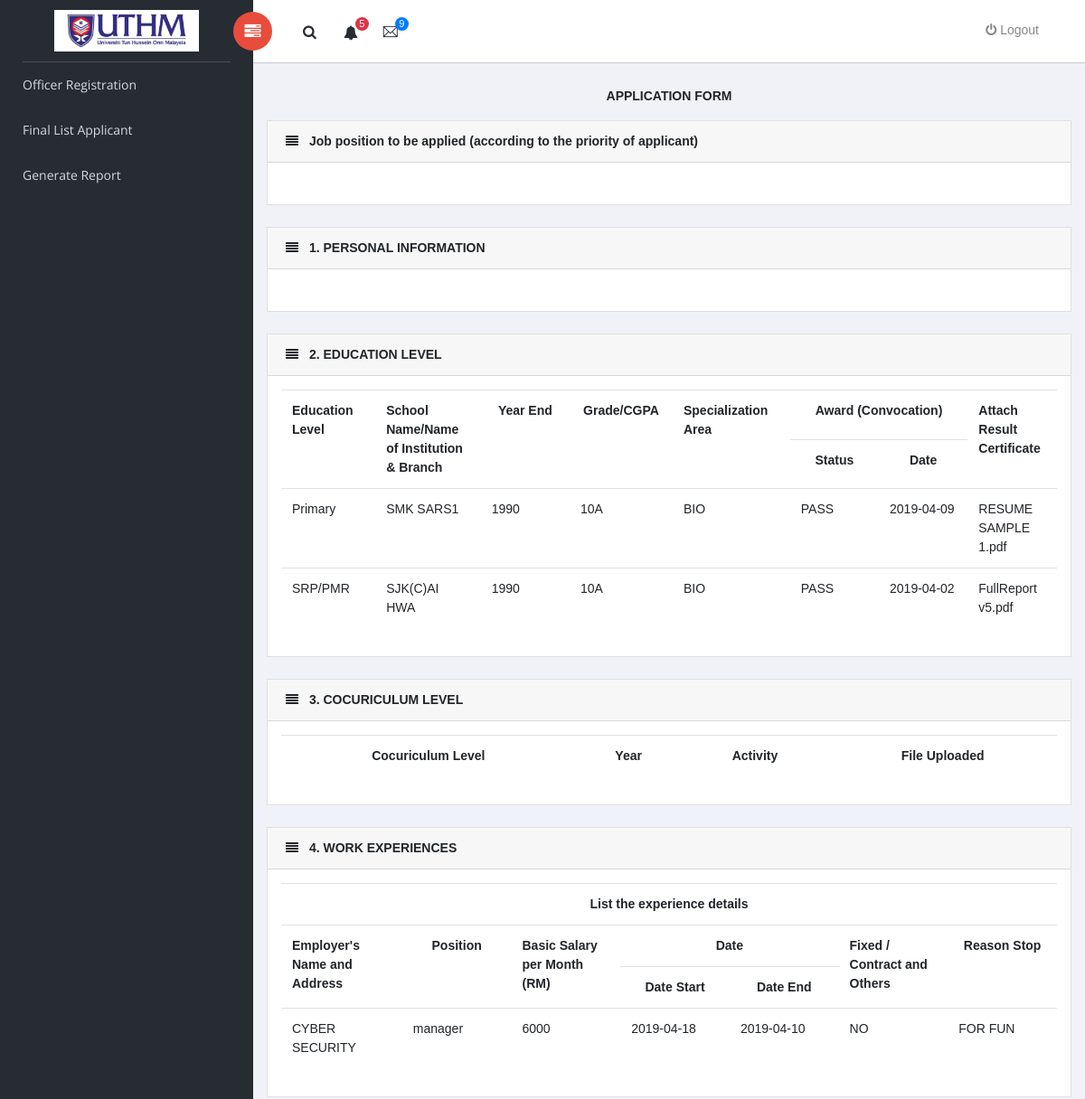
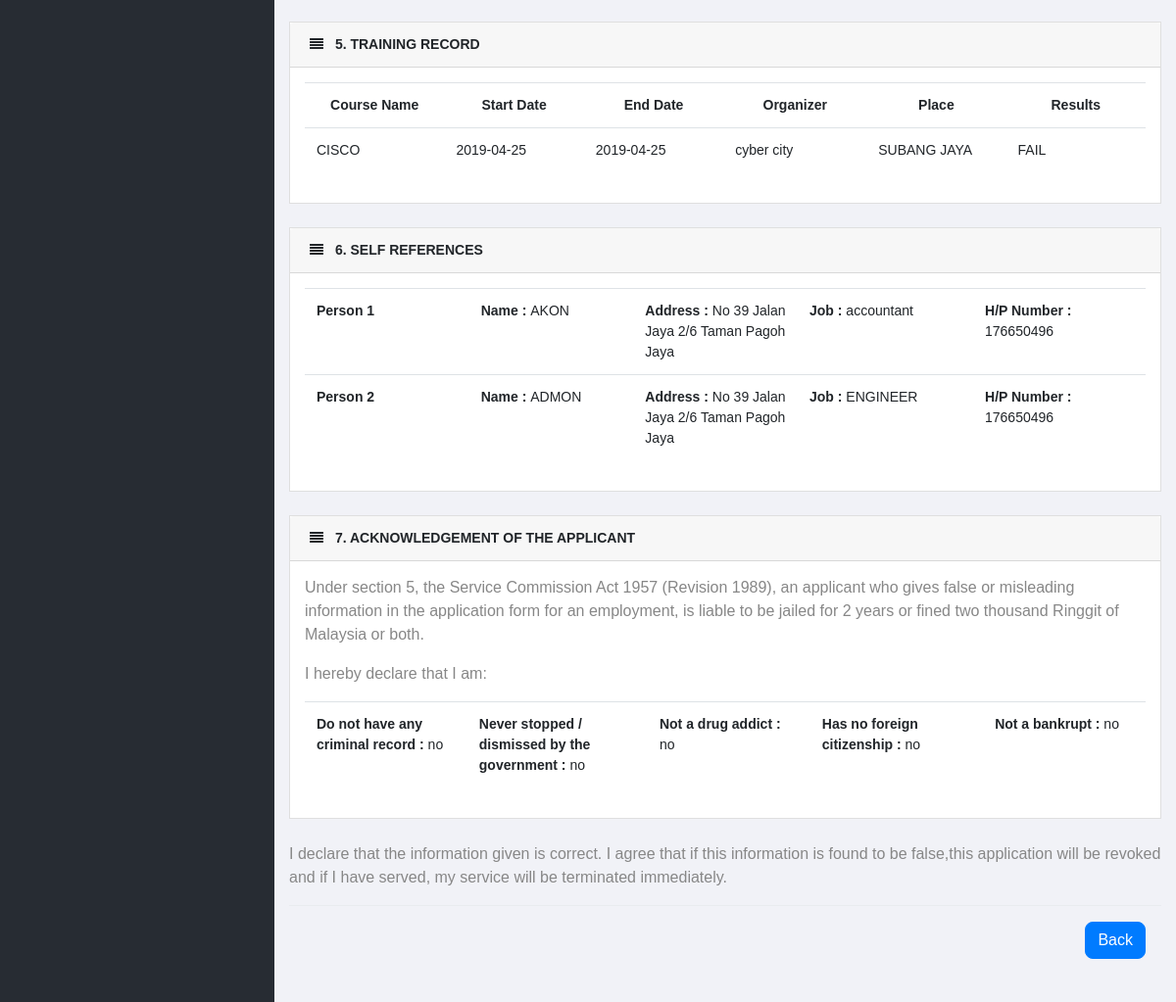
Page /viewlistM.php?user_Ic=961015086090 on the committed database (2 pictures, top to bottom).
### tables this page shows
CREATE TABLE `education` (
  `Education_detail_Id` int(2) NOT NULL,
  `user_Ic` char(13) NOT NULL,
  `Edu_Type` varchar(50) NOT NULL,
  `Edu_School` varchar(100) NOT NULL,
  `Edu_Year` year(4) NOT NULL,
  `Edu_Level` varchar(50) NOT NULL,
  `Edu_Specialize` varchar(50) NOT NULL,
  `Edu_Status` varchar(50) NOT NULL,
  `Edu_Date` date NOT NULL,
  `Edu_Cert` varchar(50) NOT NULL,
  `Edu_checklist` int(2) NOT NULL DEFAULT '0',
  `dateTime` timestamp NOT NULL DEFAULT CURRENT_TIMESTAMP ON UPDATE CURRENT_TIMESTAMP
);

CREATE TABLE `work_experience` (
  `Work_Experience_Id` int(2) NOT NULL,
  `user_Ic` char(13) NOT NULL,
  `Employer_Name_Add` varchar(100) NOT NULL,
  `Applicant_Post` varchar(50) NOT NULL,
  `Applicant_Month_Salary` float NOT NULL,
  `Work_Start_Date` date NOT NULL,
  `Work_End_Date` date NOT NULL,
  `Work_Contract` varchar(5) NOT NULL,
  `Reason_Stop` varchar(100) NOT NULL,
  `Work_experience_checklist` int(2) NOT NULL DEFAULT '0',
  `dateTime` timestamp NOT NULL DEFAULT CURRENT_TIMESTAMP ON UPDATE CURRENT_TIMESTAMP
);

CREATE TABLE `training` (
  `Training_Id` int(2) NOT NULL,
  `user_Ic` char(13) NOT NULL,
  `Training_Name` varchar(50) NOT NULL,
  `Training_date_start` date NOT NULL,
  `Training_date_end` date NOT NULL,
  `Training_Organizer` varchar(50) NOT NULL,
  `Training_Place` varchar(50) NOT NULL,
  `Training_Result` varchar(50) NOT NULL,
  `Training_checklist` int(2) NOT NULL DEFAULT '0',
  `dateTime` timestamp NOT NULL DEFAULT CURRENT_TIMESTAMP ON UPDATE CURRENT_TIMESTAMP
);

CREATE TABLE `self_reference` (
  `self_reference_id` int(2) NOT NULL,
  `user_Ic` char(13) NOT NULL,
  `person1` varchar(50) NOT NULL,
  `person2` varchar(50) NOT NULL,
  `add1` varchar(100) NOT NULL,
  `add2` varchar(100) NOT NULL,
  `job1` varchar(50) NOT NULL,
  `job2` varchar(50) NOT NULL,
  `tel1` int(11) NOT NULL,
  `tel2` int(11) NOT NULL,
  `self_checklist` int(2) NOT NULL DEFAULT '0',
  `dateTime` timestamp NOT NULL DEFAULT CURRENT_TIMESTAMP ON UPDATE CURRENT_TIMESTAMP
);

CREATE TABLE `acknowledgement` (
  `acknowledgement_id` int(2) NOT NULL,
  `user_Ic` varchar(13) NOT NULL,
  `acknowledgement_1` varchar(5) NOT NULL,
  `acknowledgement_2` varchar(5) NOT NULL,
  `acknowledgement_3` varchar(5) NOT NULL,
  `acknowledgement_4` varchar(5) NOT NULL,
  `acknowledgement_5` varchar(5) NOT NULL,
  `Ack_checklist` int(2) NOT NULL DEFAULT '0',
  `dateTime` timestamp NOT NULL DEFAULT CURRENT_TIMESTAMP ON UPDATE CURRENT_TIMESTAMP
);

### viewlistM.php (the view, shortened to what the rows shown need)
	<?php
$db = db_connect();
$id1 =$_REQUEST['user_Ic'];
?>
<!doctype html>
<html class="no-js" lang="en">
<head>
    <link rel="stylesheet" href="vendors/bootstrap/dist/css/bootstrap.min.css">
    <link rel="stylesheet" href="vendors/font-awesome/css/font-awesome.min.css">
    <link rel="stylesheet" href="vendors/themify-icons/css/themify-icons.css">
    <link rel="stylesheet" href="vendors/flag-icon-css/css/flag-icon.min.css">
    <link rel="stylesheet" href="vendors/selectFX/css/cs-skin-elastic.css">
    <link rel="stylesheet" href="vendors/jqvmap/dist/jqvmap.min.css">
    <link rel="stylesheet" href="assets/css/style.css">
</head>
<body>
    <div id="right-panel" class="right-panel">
<form class="form-inline" method="post" enctype="multipart/form-data" >
        <div class="content mt-3">
            <div class="animated fadeIn">
                <div class="row">
                    <div class="col-lg-12">
							<div class="card">
							<?php
							 $qlist = 'SELECT * FROM education WHERE user_Ic= "'.$id1.'"';
								  $reslist = $db->query($qlist);
							?>
                    <div class="card-body">
								<table class="table">
									<tbody>
									<tr >
									<th rowspan="2" scope="col" ><label for="education1">Education Level</label></th>
									<th rowspan="2" scope="col" ><label for="school">School Name/Name of Institution & Branch</label></th>
									<th rowspan="2" scope="col" ><label for="year">Year End</label></th>
									<th rowspan="2" scope="col" ><label for="level">Grade/CGPA</label></th>
                                    <th rowspan="2" scope="col" ><label for="specialize">Specialization Area</label></th>
									<th colspan="2" scope="col"><label for="award">Award (Convocation)</label></th>
									<th rowspan="2" scope="col" ><label for="cert">Attach Result Certificate</label></th>
									</tr>
									<tr>
									<th scope="col"><label for="uni_status">Status</label></th>
                                    <th scope="col"><label for="uni_date">Date</label></th>
									</tr>
								  <?php
								while($rowlist = $reslist->fetch_assoc()) {
									echo "<tr>";
									echo "<td style='width:10%'>".$rowlist['Edu_Type']."</td>";
									echo "<td style='width:10%'>".$rowlist['Edu_School']."</td>";
									echo "<td style='width:10%'>".$rowlist['Edu_Year']."</td>";
									echo "<td style='width:5%'>".$rowlist['Edu_Level']."</td>";
									echo "<td style='width:10%'>".$rowlist['Edu_Specialize']."</td>";
									echo "<td style='width:10%'>".$rowlist['Edu_Status']."</td>";
									echo "<td style='width:10%'>".$rowlist['Edu_Date']."</td>";
									echo "<td style='width:5%'>".$rowlist['Edu_Cert']."</td>";
								}
								?>
                                  </tbody>
                              </table>
                            </div>
							</div>
							<div class="card">
							<div class="card-body">
											<table class="table">
												<tbody>
													<tr>
													     <th scope="col" ><label for="coco">Cocuriculum Level</label></th>
														 <th scope="col"><label for="year">Year</label></th>
														 <th scope="col" ><label for="koko">Activity</label></th>
														 <th scope="col"><label for="file">File Uploaded</label></th>
													</tr>
												</tbody>
											</table>
										</div>
							</div>
							  <div class="card">
							  <?php
								 $qlist = 'SELECT * FROM work_experience WHERE user_Ic= "'.$id1.'"';
								$reslist = $db->query($qlist);
						?>
                    <div class="card-body">
                                <table class="table">
                                    <tbody>
                                        <tr style="height: 20px;">
									<th scope="col" colspan="8"><label for="experience">List the experience details</label></th>
									</tr>
									<tr >
									  <th scope="col" rowspan="2" ><label for="Employer_Name_Add">Employer's Name and Address</label></th>
									  <th scope="col" rowspan="2" ><label for="Applicant_Post">Position</label></th>
									  <th scope="col" rowspan="2" ><label for="Applicant_Month_Salary">Basic Salary per Month (RM)</label></th>
									  <th scope="col" colspan="2" ><label for="date">Date</label></th>
									  <th scope="col" rowspan="2"><label for="Work_Contract">Fixed / Contract and Others</label></th>
									  <th scope="col" rowspan="2" ><label for="Reason_Stop">Reason Stop</label></th>
									</tr>
										<tr style="height: 20px;">
										  <th scope="col"><label for="Work_Start_Date">Date Start</label></th></th>
										  <th scope="col"><label for="Work_End_Date">Date End</label></th>
										</tr>
								   <?php
										while($rowlist = $reslist->fetch_assoc()) {
											echo "<tr>";
											echo "<td style='width:10%'>".$rowlist['Employer_Name_Add']."</td>";
											echo "<td style='width:10%'>".$rowlist['Applicant_Post']."</td>";
											echo "<td style='width:10%'>".$rowlist['Applicant_Month_Salary']."</td>";
											echo "<td style='width:10%'>".$rowlist['Work_Start_Date']."</td>";
											echo "<td style='width:10%'>".$rowlist['Work_End_Date']."</td>";
											echo "<td style='width:10%'>".$rowlist['Work_Contract']."</td>";
											echo "<td style='width:10%'>".$rowlist['Reason_Stop']."</td>";
										}
										?>
                                    </tbody>
                                </table>
                            </div>
                        </div>
						<div class="card">
						<?php
						 $qlist = 'SELECT * FROM training WHERE user_Ic= "'.$id1.'"';
						$reslist = $db->query($qlist);
						?>
                    <div class="card-body">
                                <table class="table">
                                    <tbody>
                                        <tr style="height: 20px;">
										  <th scope="col"><label for="Training_Name">Course Name</label></th>
										  <th scope="col"><label for="Training_date_start">Start Date</label></th>
										  <th scope="col"><label for="Training_date_end">End Date</label></th>
										  <th scope="col"><label for="Training_Organizer">Organizer</label></th>
										  <th scope="col"><label for="Training_Place">Place</label></th>
										  <th scope="col"><label for="Training_Result">Results</label></th>
										</tr>
 <?php
        while($rowlist = $reslist->fetch_assoc()) {
            echo "<tr>";
            echo "<td style='width:10%'>".$rowlist['Training_Name']."</td>";
            echo "<td style='width:10%'>".$rowlist['Training_date_start']."</td>";
            echo "<td style='width:10%'>".$rowlist['Training_date_end']."</td>";
			echo "<td style='width:10%'>".$rowlist['Training_Organizer']."</td>";
            echo "<td style='width:10%'>".$rowlist['Training_Place']."</td>";
            echo "<td style='width:10%'>".$rowlist['Training_Result']."</td>";
        }
        ?>
                                    </tbody>
                                </table>
                            </div>
                        </div>
							<div class="card">
								<div class="card-body">
									<table class="table">
										<tbody>
											                         <?php
							$qlist = 'SELECT * FROM self_reference WHERE user_Ic= "'.$id1.'"';
								  $reslist = $db->query($qlist);
							while($rowlist = $reslist->fetch_assoc()) {
							echo "<tr>";
							echo "<td style='width:10%'>"."<strong>". "Person 1 "."</strong>". "<br>"."</td>";
									echo "<td style='width:10%'>"."<strong>". "Name : "."</strong>" . $rowlist["person1"]. "<br>"."</td>";
									echo "<td style='width:10%'>"."<strong>". "Address : "."</strong>" . $rowlist["add1"]. "<br>"."</td>";
									echo "<td style='width:10%'>"."<strong>". "Job : " ."</strong>". $rowlist["job1"]. "<br>"."</td>";
									echo "<td style='width:10%'>"."<strong>". "H/P Number : " ."</strong>". $rowlist["tel1"]. "<br>"."</td>";
							   echo "</tr>";
							   echo "<tr>";
							echo "<td style='width:10%'>"."<strong>". "Person 2 "."</strong>". "<br>"."</td>";
									echo "<td style='width:10%'>"."<strong>". "Name : "."</strong>" . $rowlist["person2"]. "<br>"."</td>";
									echo "<td style='width:10%'>"."<strong>". "Address : "."</strong>" . $rowlist["add2"]. "<br>"."</td>";
									echo "<td style='width:10%'>"."<strong>". "Job : " ."</strong>". $rowlist["job2"]. "<br>"."</td>";
									echo "<td style='width:10%'>"."<strong>". "H/P Number : " ."</strong>". $rowlist["tel2"]. "<br>"."</td>";
							   echo "</tr>";
								}
						?>
										</tbody>
									</table>
								</div>
							</div>
						<div class="card">
								<div class="card-body">
									<table class="table">
										<tbody>
										<?php
										$qlist = 'SELECT * FROM acknowledgement WHERE user_Ic= "'.$id1.'"';
											  $reslist = $db->query($qlist);
										while($rowlist = $reslist->fetch_assoc()) {
										echo "<tr>";
												echo "<td style='width:10%'>"."<strong>". "Do not have any criminal record : "."</strong>" . $rowlist["acknowledgement_1"]. "<br>"."</td>";
												echo "<td style='width:10%'>"."<strong>". "Never stopped / dismissed by the government : "."</strong>" . $rowlist["acknowledgement_2"]. "<br>"."</td>";
												echo "<td style='width:10%'>"."<strong>". "Not a drug addict : " ."</strong>". $rowlist["acknowledgement_3"]. "<br>"."</td>";
												echo "<td style='width:10%'>"."<strong>". "Has no foreign citizenship : "."</strong>" . $rowlist["acknowledgement_4"]. "<br>"."</td>";
												echo "<td style='width:10%'>"."<strong>". "Not a bankrupt : " ."</strong>". $rowlist["acknowledgement_5"]. "<br>"."</td>";
										   echo "</tr>";
										}
										?>
										</tbody>
									</table>
								</div>
							</div>
                    </div>
                </div>
            </div>
        </div>
   </form>
   <br/>
   <br/>
   </body>
   </html>

### rows in the picture
education: Edu_Type "Primary", Edu_School "SMK SARS1", Edu_Year "1990", Edu_Level "10A", Edu_Specialize "BIO", Edu_Status "PASS", Edu_Date "2019-04-09", Edu_Cert "RESUME SAMPLE 1.pdf"
education: Edu_Type "SRP/PMR", Edu_School "SJK(C)AI HWA", Edu_Year "1990", Edu_Level "10A", Edu_Specialize "BIO", Edu_Status "PASS", Edu_Date "2019-04-02", Edu_Cert "FullReport v5.pdf"
work_experience: Employer_Name_Add "CYBER SECURITY", Applicant_Post "manager", Applicant_Month_Salary "6000", Work_Start_Date "2019-04-18", Work_End_Date "2019-04-10", Work_Contract "NO", Reason_Stop "FOR FUN"
training: Training_Name "CISCO", Training_date_start "2019-04-25", Training_date_end "2019-04-25", Training_Organizer "cyber city", Training_Place "SUBANG JAYA", Training_Result "FAIL"
self_reference: person1 "AKON", add1 "No 39 Jalan Jaya 2/6 Taman Pagoh Jaya", job1 "accountant", tel1 "176650496", person2 "ADMON", add2 "No 39 Jalan Jaya 2/6 Taman Pagoh Jaya", job2 "ENGINEER", tel2 "176650496"
acknowledgement: acknowledgement_1 "no", acknowledgement_2 "no", acknowledgement_3 "no", acknowledgement_4 "no", acknowledgement_5 "no"
